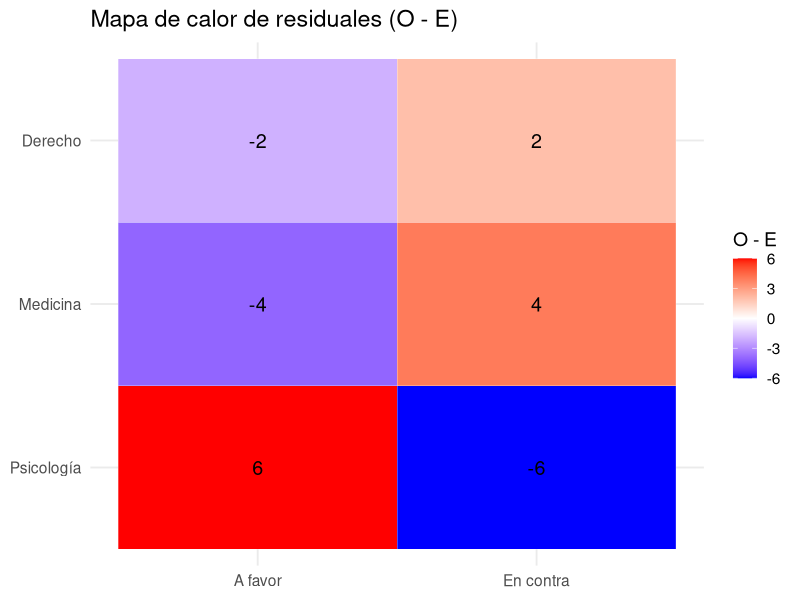
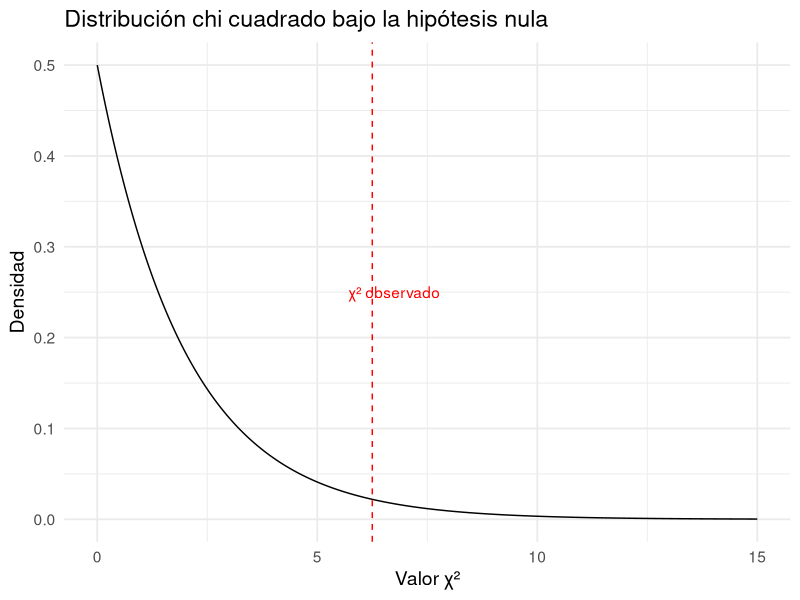

Reproduce these figures in R, in order.
## ---- chunk 1
#| label: tbl-opinion-carrera
#| tbl-cap: "Frecuencias observadas: opinión sobre eutanasia por carrera"

opinion <- matrix(c(30, 10, 20, 20, 10, 10),
                  nrow = 3, byrow = TRUE)
rownames(opinion) <- c("Psicología", "Medicina", "Derecho")
colnames(opinion) <- c("A favor", "En contra")

opinion
## ---- chunk 2
#| label: tbl-esperadas
#| tbl-cap: "Frecuencias esperadas bajo la hipótesis nula de independencia"

chisq_expected <- chisq.test(opinion)$expected
chisq_expected
## ---- chunk 3
#| label: fig-residuales-heatmap
#| fig-cap: "Mapa de calor de los residuales (O - E) entre lo observado y lo esperado"

library(tidyverse)

# Crear la tabla
observado <- matrix(c(30, 10, 20, 20, 10, 10), 
                    nrow = 3, byrow = TRUE,
                    dimnames = list(c("Psicología", "Medicina", "Derecho"),
                                    c("A favor", "En contra")))

# Calcular las esperadas
esperado <- chisq.test(observado)$expected

# Calcular los residuales
residual <- observado - esperado

# Pasar a formato largo para ggplot
resid_df <- as.data.frame(as.table(residual)) |>
  rename(Carrera = Var1, Opinion = Var2, Residual = Freq)

# Graficar
ggplot(resid_df, aes(x = Opinion, y = Carrera, fill = Residual)) +
  geom_tile(color = "white") +
  geom_text(aes(label = round(Residual, 1)), size = 5) +
  scale_fill_gradient2(low = "blue", high = "red", mid = "white", midpoint = 0,
                       name = "O - E") +
  theme_minimal(base_size = 14) +
  labs(title = "Mapa de calor de residuales (O - E)",
       x = NULL, y = NULL)
## ---- chunk 4
#| label: chisq-prueba
#| tbl-cap: "Resultado de la prueba chi cuadrado"

chisq.test(observado)
## ---- chunk 5
#| label: fig-chisq-dist
#| fig-cap: "Distribución chi cuadrado con 2 grados de libertad"

library(ggplot2)

df <- 2
x_vals <- seq(0, 15, length.out = 300)
y_vals <- dchisq(x_vals, df = df)

ggplot(data.frame(x = x_vals, y = y_vals), aes(x, y)) +
  geom_line() +
  geom_vline(xintercept = chisq.test(observado)$statistic, linetype = "dashed", color = "red") +
  annotate("text", x = chisq.test(observado)$statistic + 0.5, y = max(y_vals)/2,
           label = "χ² observado", color = "red") +
  theme_minimal(base_size = 14) +
  labs(title = "Distribución chi cuadrado bajo la hipótesis nula",
       x = "Valor χ²", y = "Densidad")
